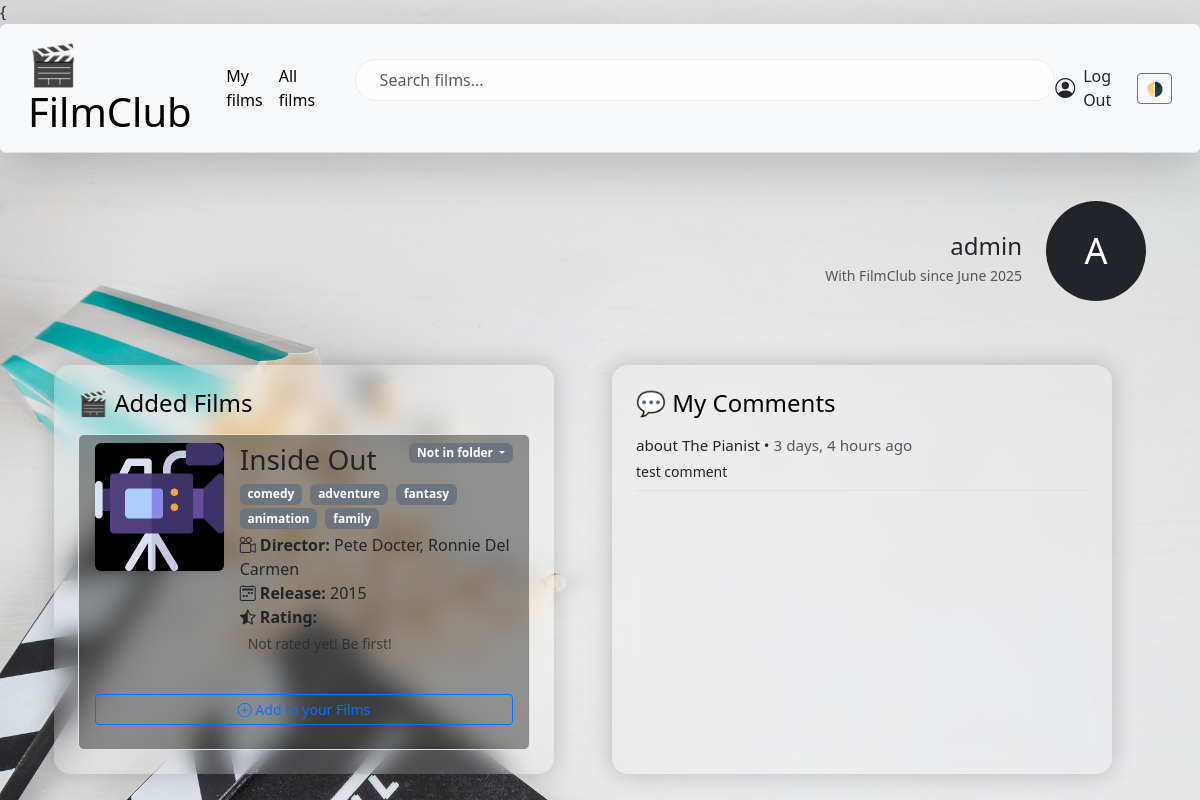
The page /profile/ (signed in) on the database as committed earlier.
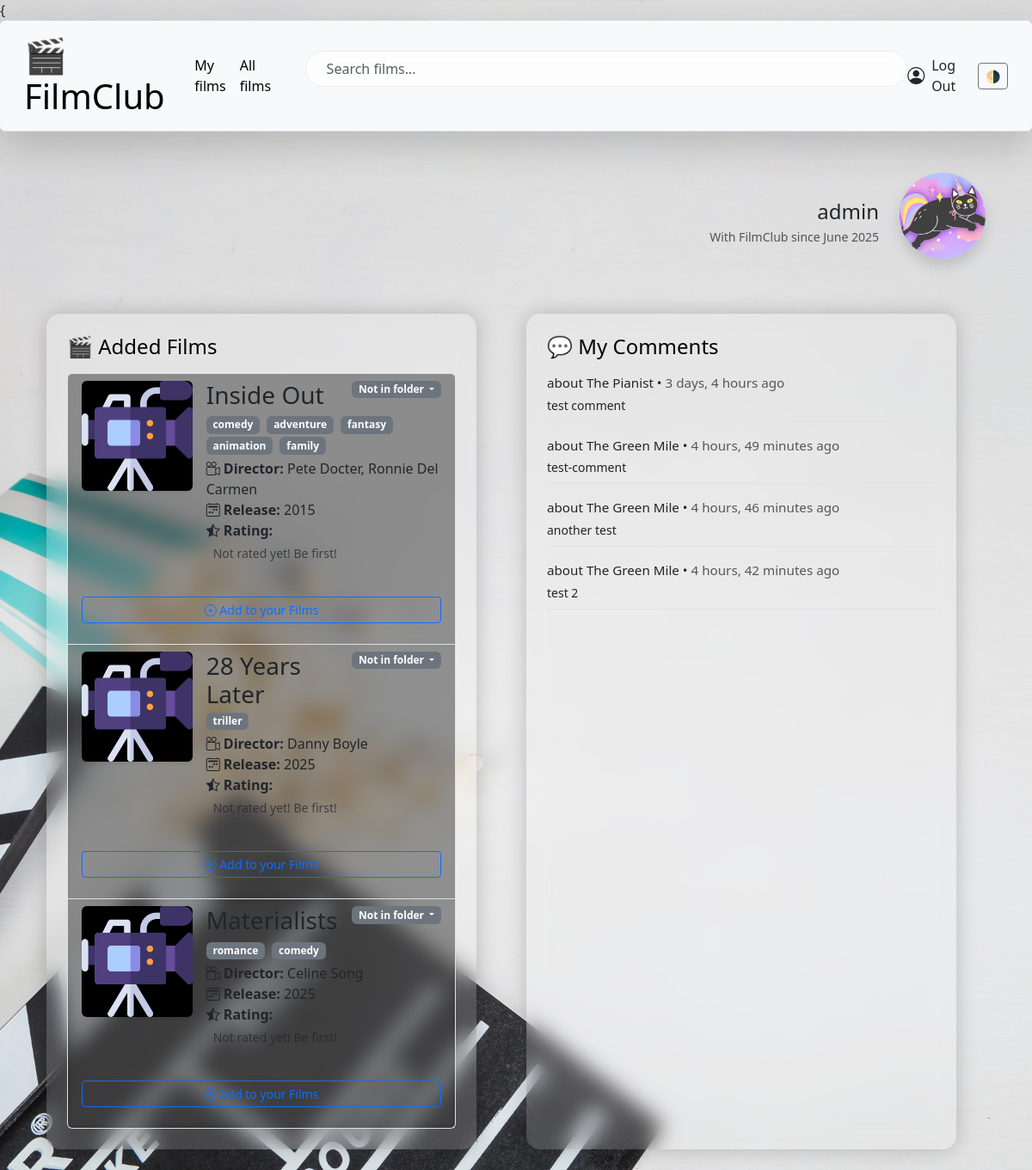
The same page on the database as committed later.
### films/models/film.py (models this page shows, shortened)
class Film(
    CreatedAtMixin,
    UpdatedAtMixin,
    models.Model,
):
    title = models.CharField(max_length=255, db_index=True)
    director = models.CharField(max_length=255)
    description = models.TextField(null=True, blank=True)
    genres = models.CharField(max_length=255, null=True, blank=True)
    age_rating = models.CharField(
        max_length=7,
        choices=[
            ('G', 'General Audience'),
            ('PG', 'Parental Guidance'),
            ('PG-13', 'Parents Strongly Cautioned'),
            ('R', 'Restricted'),
            ('18+', 'Adults Only'),
        ]
    )
    release = models.IntegerField(null=True, blank=True)
    cover_url = models.URLField(null=True, blank=True)
    views = models.PositiveIntegerField(default=0)
    added_by = models.ForeignKey(
        User,
        on_delete=models.CASCADE,
        related_name="my_films",
        null=True,
        blank=True)
    tags = models.ManyToManyField(
        "Tag",
        related_name="films",
        blank=True,
    )
    average_rating = models.FloatField(null=True, blank=True)
    rating_count = models.PositiveIntegerField(default=0, null=False)
    objects = FilmManager()
    grade = models.PositiveSmallIntegerField(
        null=True,
        blank=True,
        validators=[
            MinValueValidator(1),
            MaxValueValidator(10)
        ]
    )
    objects = FilmManager()
    review = models.TextField(null=True, blank=True)
    class Meta:
        db_table = "films"

### films/models/tag.py (models this page shows, shortened)
class Tag(
    CreatedAtMixin,
    models.Model
):
    name = models.CharField(max_length=64, unique=True)
    class Meta:
        db_table = "tags"

### films/models/coments.py (models this page shows, shortened)
class Comment(
    CreatedAtMixin,
    models.Model
):
    film = models.ForeignKey(
        "films.Film",
        on_delete=models.CASCADE,
        related_name="comments",
        null=False,
    )
    user = models.ForeignKey(
        User,
        on_delete=models.SET_NULL,
        null=True,
    )
    author = models.ForeignKey(
        User,
        on_delete=models.CASCADE,
        related_name="my_comments",
        null=True,
        blank=True
    )
    content = models.TextField()
    tagged_user=models.ManyToManyField(
        User,
        related_name="tagged_in_comments",
        blank=True,
    )
    class Meta:
        db_table = "comments"

### films/views.py (the view)
# urls.py: path("profile/", views.profile, name="profile"),
@login_required
def profile(request):
    try:
        profile = request.user.profile
    except Profile.DoesNotExist:
        profile = Profile.objects.create(user=request.user)
    if request.method == "POST":
        form = AvatarUploadForm(request.POST, request.FILES, instance=profile)
        if form.is_valid():
            form.save()
            return redirect('profile')
    else:
        form = AvatarUploadForm(instance=profile)
    films = Film.objects.filter(added_by=request.user)
    comments = Comment.objects.filter(author=request.user)
    return render(
        request,
        "profile.html",
        {
            "form": form,
            "avatar_url": profile.get_avatar_url(),
            "films": films,
            "comments": comments,
        }
    )

### films/forms.py
class AvatarUploadForm(forms.ModelForm):
    class Meta:
        model = Profile
        fields = ['avatar']

### films/models/film.py (called while the page is built)
    def get_queryset(self):
        return FilmQuerySet(self.model, using=self._db)

### films/models/profile.py (called while the page is built)
    def get_avatar_url(self):
        if self.avatar:
            return self.avatar.url
        return None

### films/templates/profile.html (shortened to what this page needs)
{{% extends "base.html" %}
{% load widget_tweaks %}
{% block content %}
<div class="container-fluid">
  <div class="d-flex justify-content-end align-items-center gap-4 flex-wrap-reverse mb-5">
    <div class="text-dark text-end">
      <h4 class="mb-1">{{ user.get_full_name|default:user.username }}</h4>
      <small class="text-muted">With FilmClub since {{ user.date_joined|date:"F Y" }}</small>
    </div>
    <form method="post" enctype="multipart/form-data" id="avatar-form">
      <label for="id_avatar" style="cursor: pointer;">
        {% if avatar_url %}
          <img src="{{ avatar_url }}"
               alt="Avatar"
               class="rounded-circle shadow"
               width="100" height="100"
               style="object-fit: cover;" />
        {% else %}
          <div class="rounded-circle d-inline-flex justify-content-center align-items-center bg-dark text-white"
               style="width:100px; height:100px; font-size:36px;">
            {{ user.username|slice:":1"|upper }}
          </div>
        {% endif %}
      </label>
    </form>
  </div>
  <div class="row gx-4">
    <div class="col-lg-6 mb-4">
      <div class="glass-card p-4 h-100">
        <h4 class="mb-3">🎬 Added Films</h4>
        {% if films %}
          <ul class="list-group">
            {% for film in films %}
              <li class="list-group-item">
                <div class="row g-3 align-items-start">
                  <div class="col-md-4 text-center">
                    <a href="{% url 'film_details' film.id %}">
                      <img src="{{ film.cover_url }}"
                           alt="{{ film.title }}"
                           class="img-fluid rounded-2 shadow-sm"
                           style="max-height: 180px; object-fit: cover; background-color: #000;"
                           onerror="this.onerror=null; this.src='/static/images/video-camera.png'" />
                    </a>
                  </div>
                  <div class="col-md-8">
                    <div class="d-flex justify-content-between align-items-start mb-1">
                      <h3 class="mb-0">
                        <a href="{% url 'film_details' film.id %}" class="text-decoration-none text-dark">
                          {{ film.title }}
                        </a>
                      </h3>
                      <div id="status-badge-{{ film.id }}">
                        {% include "films/partials/status_badge.html" with user_folder=user_folder %}
                      </div>
                    </div>
                    <div class="mb-1">
                      {% for tag in film.tags.all %}
                        <span class="badge bg-secondary me-1">{{ tag.name }}</span>
                      {% empty %}
                        <span class="text-muted small">No tags</span>
                      {% endfor %}
                    </div>
                    <p class="mb-1">
                      <strong><i class="bi bi-camera-reels"></i> Director:</strong> {{ film.director }}<br>
                      <strong><i class="bi bi-calendar2-week"></i> Release:</strong> {{ film.release|default:"?" }}<br>
                      <strong><i class="bi bi-star-half"></i> Rating:</strong>
                      <span id="rating-container-{{ film.id }}">
                        {% include "films/partials/rating.html" with film=film %}
                      </span>
                    </p>
                  </div>
                  <div id="folder-action-{{ film.id }}">
                    {% include "films/partials/folder_button.html" with film=film user_folder=user_folder %}
                  </div>
                </div>
              </li>
            {% endfor %}
          </ul>
        {% else %}
          <p class="text-muted">No films yet.</p>
        {% endif %}
      </div>
    </div>
    <div class="col-lg-6 mb-4">
      <div class="glass-card p-4 h-100">
        <h4 class="mb-3">💬 My Comments</h4>
        {% if comments %}
          {% for comment in comments %}
            <div class="mb-3 border-bottom pb-2">
              <p class="text-dark mb-1" style="font-size: 0.95rem;">
                {{ comment.user.username }} about
                <a href="{% url 'film_details' comment.film.id %}" class="text-dark text-decoration-none">
                  {{ comment.film.title }}
                </a>
                • <span class="text-muted">{{ comment.created_at|timesince }} ago</span>
              </p>
              <p class="text-dark mb-0 small">{{ comment.content|truncatewords:20 }}</p>
            </div>
          {% endfor %}
        {% else %}
          <p class="text-muted">No comments yet.</p>
        {% endif %}
      </div>
    </div>
  </div>
</div>
{% endblock %}

### films/templates/base.html (shortened to what this page needs)
<!DOCTYPE html>
<html lang="en">
<head>
    <link href="https://cdn.jsdelivr.net/npm/bootstrap@5.3.6/dist/css/bootstrap.min.css" rel="stylesheet">
    <link rel="stylesheet" href="https://cdn.jsdelivr.net/npm/bootstrap-icons@1.13.1/font/bootstrap-icons.min.css">
    <link rel="stylesheet" href="https://cdn.jsdelivr.net/npm/swiper@11/swiper-bundle.min.css" />
    {% load static %}
</head>
<body>
    {% include "components/navigation.html" %}
    <main class="container mt-4">
        {% block content %}{% endblock %}
    </main>
</body>
</html>

### films/templates/components/navigation.html (shortened to what this page needs)
<nav class="navbar sticky-top bg-body-tertiary shadow-lg p-3 mb-5 bg-white rounded navbar-expand-lg border-bottom mb-4">
  <div class="container-fluid d-flex justify-content-between align-items-center">
    <h1 class="minimal-title mb-0">
      <a href="{% url 'home' %}" class="text-decoration-none text-black">🎬FilmClub</a>
    </h1>
    <div class="d-flex align-items-center gap-3">
      <ul class="navbar-nav me-3 flex-row">
        {% if user.is_authenticated %}
        <li class="nav-item">
          <a class="nav-link text-black" href="{% url 'my_films' %}">My films</a>
        </li>
        {% endif %}
        <li class="nav-item">
          <a class="nav-link text-black" href="{% url 'all_films' %}">All films</a>
        </li>
      </ul>
      <form class="position-relative" role="search">
        <input
          type="text"
          name="q"
          id="navbar-search"
          class="form-control rounded-pill px-4 py-2 wide-search"
          placeholder="Search films..."
          hx-get="{% url 'search_films' %}"
          hx-trigger="input changed delay:200ms, keyup[key=='Enter'], load"
          hx-target="#nav-bar-search-results"
          hx-indicator=".htmx-indicator"
          autocomplete="off"
        />
      </form>
    </div>
    <div class="d-flex align-items-center gap-2">
      {% if user.is_authenticated %}
        <a class="nav-link" href="{% url 'profile' %}" title="My Profile">
          <i class="bi bi-person-circle fs-5"></i>
        </a>
        <a class="nav-link" href="{% url 'logout' %}">Log Out</a>
      {% else %}
        <a class="nav-link" href="{% url 'login' %}">Sign In</a>
        <a class="nav-link" href="{% url 'signup' %}">Sign Up</a>
      {% endif %}
      <button class="btn btn-sm btn-outline-secondary theme-toggle" id="themeToggle" title="Toggle theme">🌗</button>
    </div>
  </div>
</nav>

### films/templates/films/partials/status_badge.html (shortened to what this page needs)
<div
  id="status-badge-{{ film.id }}"
  hx-get="{% url 'status_badge_partial' film.id %}"
  hx-trigger="refresh from:body"
  hx-swap="outerHTML"
  hx-target="this"
  class="dropdown d-inline"
>
  {% if user_folder %}
    <button
      class="badge dropdown-toggle
        {% if user_folder.status == 'watch' %}bg-success
        {% elif user_folder.status == 'watching' %}bg-primary
        {% elif user_folder.status == 'want' %}bg-warning text-dark
        {% else %}bg-secondary
        {% endif %}"
      type="button"
      data-bs-toggle="dropdown"
      aria-expanded="false"
      style="border: none; cursor: pointer;"
    >
      {{ user_folder.get_status_display }}
    </button>
    <ul class="dropdown-menu">
      <li>
        <a class="dropdown-item"
           hx-post="{% url 'change_status' film.id %}"
           hx-vals='{"status": "want"}'
           hx-target="#status-badge-{{ film.id }}"
           hx-swap="outerHTML">
          🎯 Want to Watch
        </a>
      </li>
      <li>
        <a class="dropdown-item"
           hx-post="{% url 'change_status' film.id %}"
           hx-vals='{"status": "watch"}'
           hx-target="#status-badge-{{ film.id }}"
           hx-swap="outerHTML">
          ✅ Watched
        </a>
      </li>
      <li>
        <a class="dropdown-item"
           hx-post="{% url 'change_status' film.id %}"
           hx-vals='{"status": "watching"}'
           hx-target="#status-badge-{{ film.id }}"
           hx-swap="outerHTML">
          👁 Watching
        </a>
      </li>
    </ul>
  {% else %}
    <button
      class="badge bg-secondary dropdown-toggle"
      type="button"
      data-bs-toggle="dropdown"
      aria-expanded="false"
      style="border: none; cursor: pointer;"
    >
      Not in folder
    </button>
  {% endif %}
</div>

### films/templates/films/partials/rating.html (shortened to what this page needs)
<div id="rating-container">
  {% if user.is_authenticated %}
    <div class="d-flex align-items-center gap-2">
      {% if film.average_rating %}
        <span class="text-muted small">
          {{ film.average_rating|floatformat:1 }} / 5
        </span>
      {% else %}
        <span class="text-muted small">Not rated yet! Be first!</span>
      {% endif %}
    </div>
  {% else %}
    <p class="text-muted small">Log in to rate this film</p>
  {% endif %}
</div>

### films/templates/films/partials/folder_button.html (shortened to what this page needs)
{% if user.is_authenticated %}
  {% if user_folder %}
    <form
      hx-post="{% url 'remove_from_folder' film.id %}"
      hx-target="#folder-action-{{ film.id }}"
      hx-swap="outerHTML"
      hx-vals='{"showToast": "removed"}'
      hx-on::afterRequest="htmx.trigger('#status-badge-{{ film.id }}', 'refresh')"
    >
      {% csrf_token %}
      <button type="submit" class="btn btn-outline-danger btn-sm w-100 mt-2">
        <i class="bi bi-dash-circle"></i> Delete from your Films
      </button>
    </form>
  {% else %}
    <form
      hx-post="{% url 'add_to_folder' film.id %}"
      hx-target="#folder-action-{{ film.id }}"
      hx-swap="outerHTML"
      hx-vals='{"showToast": "added"}'
      hx-on::afterRequest="htmx.trigger('#status-badge-{{ film.id }}', 'refresh')"
    >
      <button type="submit" class="btn btn-outline-primary btn-sm w-100 mt-2">
        <i class="bi bi-plus-circle"></i> Add to your Films
      </button>
    </form>
  {% endif %}
{% endif %}

### films/templates/base.html (style rules this page uses)
body { background-image: url("/static/images/2147698870.jpg"); background-size: cover; background-repeat: no-repeat; background-attachment: fixed; background-position: center; }
main.container { background-color: transparent !important; }
.list-group-item { background-color: rgba(0, 0, 0, 0.4); backdrop-filter: blur(4px); }
.list-group-item a { color: black; text-decoration: none; }
#navbar-search { background: rgba(255, 255, 255, 0.7); border: 1px solid rgba(200, 200, 200, 0.3); backdrop-filter: blur(8px); color: #222; }
.glass-card { max-width: 500px; width: 100%; background: rgba(255, 255, 255, 0.15) !important; backdrop-filter: blur(12px); border-radius: 1rem; box-shadow: 0 0 24px rgba(0, 0, 0, 0.2) !important; color: #000; }
.wide-search { width: 700px !important; max-width: 100%; }

Rows that differ between the two databases and show on the page:
added Film: title "28 Years Later", director "Danny Boyle", release "2025", shows "Not rated yet! Be first!"
now on this page (row unchanged): Tag: name "triller", shown under "28 Years Later"
added Film: title "Materialists", director "Celine Song", release "2025", shows "Not rated yet! Be first!", Tag (name "comedy")
now on this page (row unchanged): Tag: name "romance", shown under "Materialists"
added Comment: film "The Green Mile", created_at "4 hours, 49 minutes", content "test-comment"
added Comment: film "The Green Mile", created_at "4 hours, 46 minutes", content "another test"
added Comment: film "The Green Mile", created_at "4 hours, 42 minutes", content "test 2"
Other text that changed with them:
{{ user.username|slice:":1"|upper }}: "A" → (not shown)
